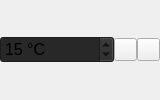
                   <widget class="QWidget" name="widget_13" native="true">
                    <property name="minimumSize">
                     <size>
                      <width>0</width>
                      <height>0</height>
                     </size>
                    </property>
                    <property name="maximumSize">
                     <size>
                      <width>160</width>
                      <height>16777215</height>
                     </size>
                    </property>
                    <layout class="QHBoxLayout" name="horizontalLayout_9">
                     <property name="spacing">
                      <number>0</number>
                     </property>
                     <property name="leftMargin">
                      <number>0</number>
                     </property>
                     <property name="topMargin">
                      <number>0</number>
                     </property>
                     <property name="rightMargin">
                      <number>0</number>
                     </property>
                     <property name="bottomMargin">
                      <number>0</number>
                     </property>
                     <item>
                      <widget class="QSpinBox" name="z_powder_temp">
                       <property name="font">
                        <font>
                         <pointsize>12</pointsize>
                        </font>
                       </property>
                       <property name="styleSheet">
                        <string notr="true">background-color: rgb(40, 40, 40);
alternate-background-color: rgb(40, 40, 40);</string>
                       </property>
                       <property name="suffix">
                        <string> °C</string>
                       </property>
                       <property name="value">
                        <number>15</number>
                       </property>
                      </widget>
                     </item>
                     <item>
                      <widget class="QPushButton" name="lPushButton_3">
                       <property name="sizePolicy">
                        <sizepolicy hsizetype="Fixed" vsizetype="Fixed">
                         <horstretch>0</horstretch>
                         <verstretch>0</verstretch>
                        </sizepolicy>
                       </property>
                       <property name="maximumSize">
                        <size>
                         <width>23</width>
                         <height>23</height>
                        </size>
                       </property>
                       <property name="text">
                        <string/>
                       </property>
                       <property name="icon">
                        <iconset>
                         <normaloff>.rsrc/res/drawable/arrowrlbtn21a.png</normaloff>.rsrc/res/drawable/arrowrlbtn21a.png</iconset>
                       </property>
                      </widget>
                     </item>
                     <item>
                      <widget class="QPushButton" name="rPushButton_3">
                       <property name="sizePolicy">
                        <sizepolicy hsizetype="Fixed" vsizetype="Fixed">
                         <horstretch>0</horstretch>
                         <verstretch>0</verstretch>
                        </sizepolicy>
                       </property>
                       <property name="maximumSize">
                        <size>
                         <width>23</width>
                         <height>23</height>
                        </size>
                       </property>
                       <property name="text">
                        <string/>
                       </property>
                       <property name="icon">
                        <iconset>
                         <normaloff>.rsrc/res/drawable/arrowlrbtn21a.png</normaloff>.rsrc/res/drawable/arrowlrbtn21a.png</iconset>
                       </property>
                      </widget>
                     </item>
                    </layout>
                   </widget>
